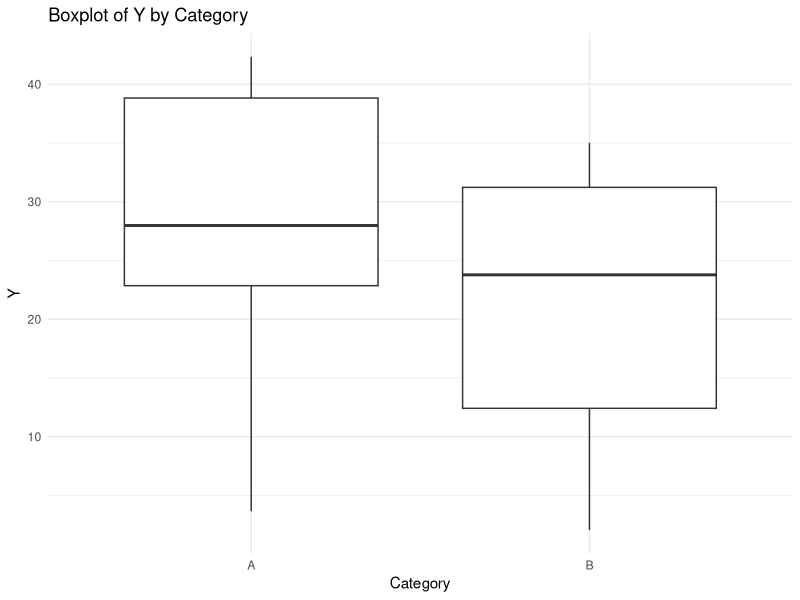
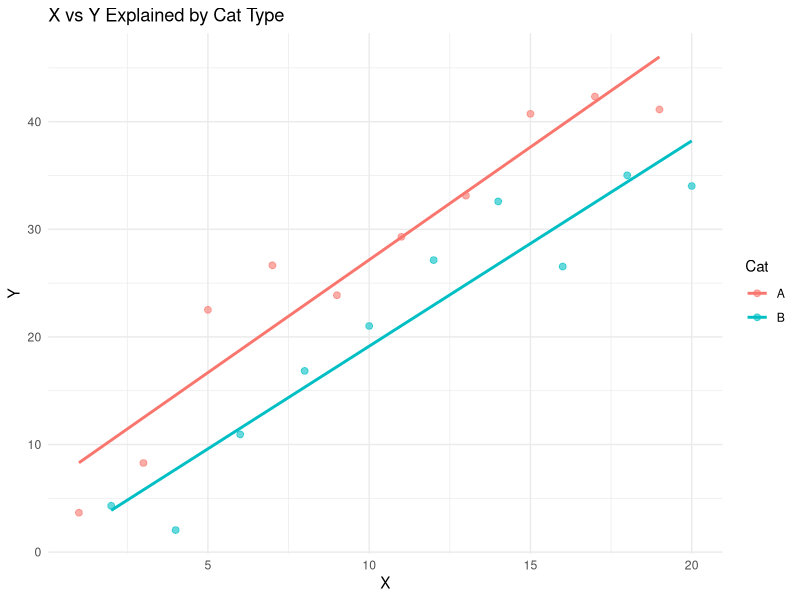
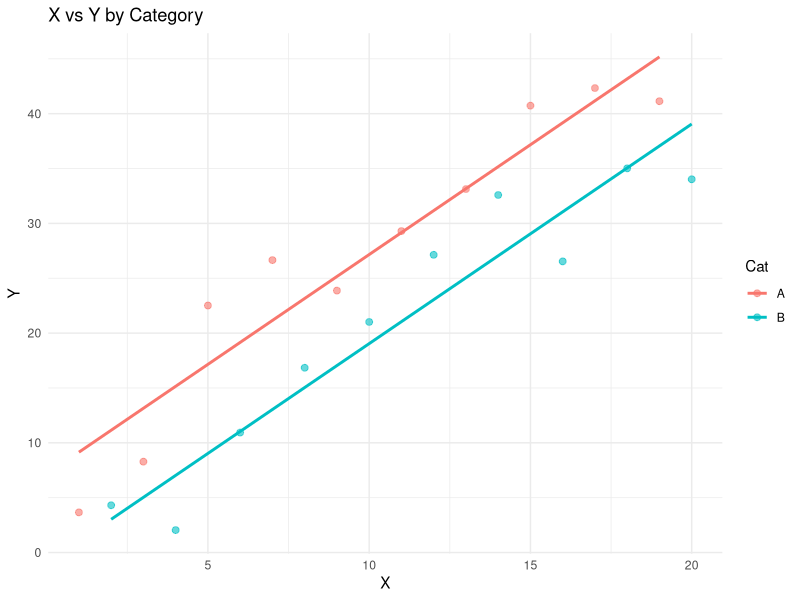
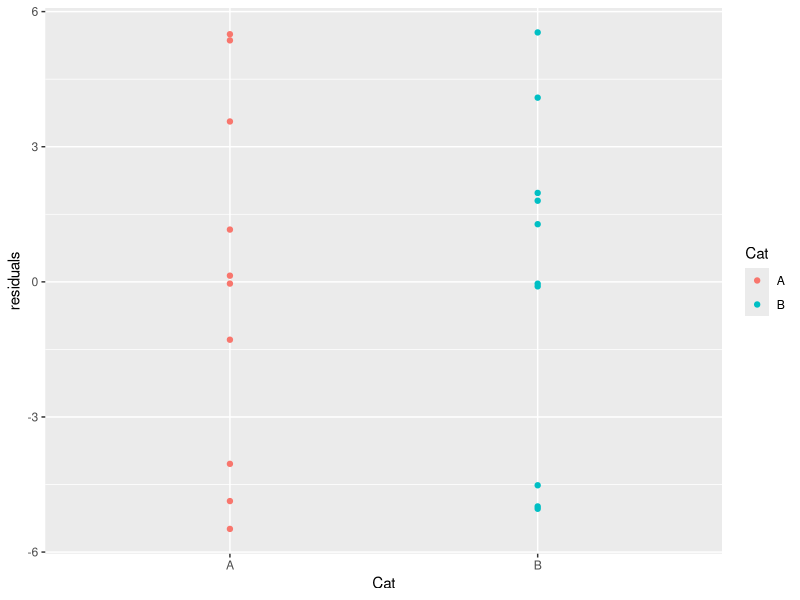
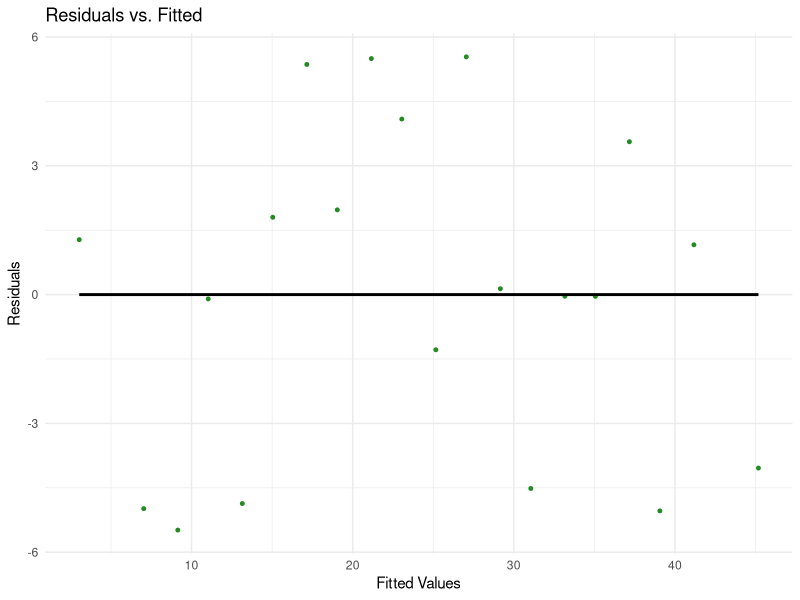

Generate these figures, in order, with R:
require(tidyverse)

#Let's work on categorical predictors!

#Note the data I'm generating is random data from R
#Your data and your classmates will be slightly different.
#Generate data - MAKE SURE YOU EXICUTE THIS CODE
#Note: This is random data so it will create different
#data each time it is exicuted.
n = 20 #number of observations
X <- c(1:n) #Quantitative Predictor
Cat<-as.factor(c(rep(c("A","B"),n/2)))#Categorical Predictor
E<-c(rep(c(1,0),n/2))
Y <- 2*X+rnorm(n, 0, 4)+E*rnorm(n,5,1)# Quantitative Response

#The data is stored in df.
df<-data.frame(Y=Y,X=X,Cat=Cat) #Data
view(df)

#Note: Check the levels of Cat
levels(as.factor(Cat))

#Q:  First make a boxplot of Y~Cat (Chap 6 notes show this)
ggplot(df, aes(x = Cat, y = Y)) +
  geom_boxplot() +
  labs(title = "Boxplot of Y by Category",
       x = "Category",
       y = "Y") +
  theme_minimal()

#Q: What is your conclusion from the following t-test?
t.test(Y~Cat,data=df)

#We get a p-value of 0.2877 which is greater than .05.
#We fail to reject the null hypothesis.
#This means there is not enough statistical evidence that Y can be explained by the type of Cat

#Q: What is the R2 adj of the following model?
fitX<-lm(Y~X,data=df)
summary(fitX)

#R2 adj is .756 meaning the proportion variance for Y explained by the predictor X
#is approx 75.6% showing somewhat of a strong positive correlation between the variables.

#Q: Visualize the Model using ggplot
ggplot(df, aes(x = X, y = Y, color = Cat)) +
  geom_point(size = 2, alpha = 0.6) +
  stat_smooth(method = 'lm', se=F) +
  labs(title = "X vs Y Explained by Cat Type",
       x = "X",
       y = "Y") +
  theme_minimal()

#Q: Use mutate to add an dummy variable Cat1 to the
#dataframe that is 1 for A and 0 for B. hint: ifelse(Cat=="A",1,0)
df <- df %>%
  mutate(
    Cat = as.factor(Cat),
    Cat1 = ifelse(Cat == "A", 1, 0)
    
  )

#Q: What is the R2 adj of the model with X and Cat1?
fitXCat1<-lm(Y~X+Cat1, data=df)
summary(fitXCat1)

#Note: Your Model above should be the same output as this.
fitXCat<-lm(Y~X+Cat, data=df)
summary(fitXCat)

#The R2 adj is 0.8614 meaning the proportion variance for Y explained by the predictors X
#and Cat1 is approx 86.14% showing a strong positive correlation between the variables.

#Q: What is the p-value testing for the variable Cat1?

#The p-value is 1.966e-08 which is less than .05
#We reject the null hypothesis.
#This means there is significant evidence that Y is explained by the predictors X and Cat1

#Q: Use ggplot to graph the model and data (don't use stat_smooth!)
#look in the notes.  You need to find the fitted values
df <- df %>%
  mutate(fitted = fitted(fitXCat))
ggplot(df, aes(x = X, y = Y, color = Cat)) +
  geom_point(size = 2, alpha = 0.6) +
  geom_line(aes(y = fitted), size = 1) +
  labs(title = "X vs Y by Category",
       x = "X",
       y = "Y") +
  theme_minimal()

#Q: Graph the residuals for level A and B
df <- df %>%
  mutate(residuals = resid(fitXCat))
ggplot(df, aes(x=Cat, y = residuals, color = Cat))+
  geom_point()

#Q: Graph the residuals vs the fitted values.
ggplot(df, aes(x = fitted, y = residuals)) +
  geom_point(size = 1, color = "forestgreen") +
  stat_smooth(method = 'lm', se=F, color = "black") +
  labs(title = "Residuals vs. Fitted ",
       x = "Fitted Values",
       y = "Residuals") +
  theme_minimal()

#Note:  Thanks for doing this HW!